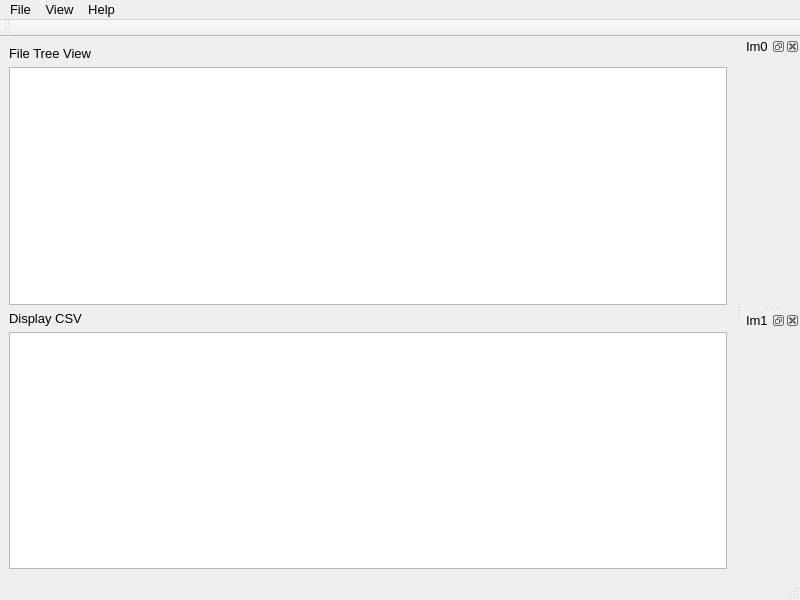
<?xml version="1.0" encoding="UTF-8"?>
<ui version="4.0">
 <class>MainWindow</class>
 <widget class="QMainWindow" name="MainWindow">
  <property name="geometry">
   <rect>
    <x>0</x>
    <y>0</y>
    <width>800</width>
    <height>600</height>
   </rect>
  </property>
  <property name="font">
   <font>
    <pointsize>10</pointsize>
   </font>
  </property>
  <property name="windowTitle">
   <string>SISView</string>
  </property>
  <property name="windowIcon">
   <iconset resource="resources.qrc">
    <normaloff>:/icons/lens.png</normaloff>:/icons/lens.png</iconset>
  </property>
  <widget class="QWidget" name="centralwidget">
   <layout class="QVBoxLayout" name="verticalLayout">
    <item>
     <widget class="QLabel" name="fileTreeLabel">
      <property name="text">
       <string>File Tree View</string>
      </property>
     </widget>
    </item>
    <item>
     <widget class="QTreeView" name="treeView">
      <property name="sizePolicy">
       <sizepolicy hsizetype="Expanding" vsizetype="Expanding">
        <horstretch>0</horstretch>
        <verstretch>0</verstretch>
       </sizepolicy>
      </property>
      <attribute name="headerCascadingSectionResizes">
       <bool>true</bool>
      </attribute>
      <attribute name="headerStretchLastSection">
       <bool>true</bool>
      </attribute>
     </widget>
    </item>
    <item>
     <widget class="QLabel" name="csvLabel">
      <property name="text">
       <string>Display CSV</string>
      </property>
     </widget>
    </item>
    <item>
     <widget class="CsvQTableWidget" name="tableWidget"/>
    </item>
   </layout>
  </widget>
  <widget class="QMenuBar" name="menubar">
   <property name="geometry">
    <rect>
     <x>0</x>
     <y>0</y>
     <width>800</width>
     <height>25</height>
    </rect>
   </property>
   <widget class="QMenu" name="menuFile">
    <property name="title">
     <string>File</string>
    </property>
    <addaction name="actionOpen_Folder"/>
    <addaction name="actionQuit"/>
   </widget>
   <widget class="QMenu" name="menuView">
    <property name="title">
     <string>View</string>
    </property>
    <widget class="QMenu" name="menuPlot_positioning">
     <property name="title">
      <string>Plot positioning</string>
     </property>
     <addaction name="actionRight"/>
     <addaction name="actionTop"/>
    </widget>
    <addaction name="menuPlot_positioning"/>
    <addaction name="separator"/>
   </widget>
   <widget class="QMenu" name="menuHelp">
    <property name="title">
     <string>Help</string>
    </property>
    <addaction name="actionInfo"/>
   </widget>
   <addaction name="menuFile"/>
   <addaction name="menuView"/>
   <addaction name="menuHelp"/>
  </widget>
  <widget class="QToolBar" name="toolBar">
   <property name="windowTitle">
    <string>toolBar</string>
   </property>
   <attribute name="toolBarArea">
    <enum>TopToolBarArea</enum>
   </attribute>
   <attribute name="toolBarBreak">
    <bool>false</bool>
   </attribute>
  </widget>
  <widget class="QStatusBar" name="statusbar"/>
  <widget class="QDockWidget" name="dockWidget0">
   <property name="sizePolicy">
    <sizepolicy hsizetype="MinimumExpanding" vsizetype="Preferred">
     <horstretch>0</horstretch>
     <verstretch>0</verstretch>
    </sizepolicy>
   </property>
   <property name="windowTitle">
    <string>Im0</string>
   </property>
   <attribute name="dockWidgetArea">
    <number>2</number>
   </attribute>
   <widget class="PlotQWidget" name="plotWidget0"/>
  </widget>
  <widget class="QDockWidget" name="dockWidget1">
   <property name="sizePolicy">
    <sizepolicy hsizetype="MinimumExpanding" vsizetype="Preferred">
     <horstretch>0</horstretch>
     <verstretch>0</verstretch>
    </sizepolicy>
   </property>
   <property name="windowTitle">
    <string>Im1</string>
   </property>
   <attribute name="dockWidgetArea">
    <number>2</number>
   </attribute>
   <widget class="PlotQWidget" name="plotWidget1"/>
  </widget>
  <action name="actionOpen_Folder">
   <property name="text">
    <string>Open Folder</string>
   </property>
   <property name="shortcut">
    <string>Ctrl+O</string>
   </property>
  </action>
  <action name="actionInfo">
   <property name="text">
    <string>Info</string>
   </property>
   <property name="shortcut">
    <string>F11</string>
   </property>
  </action>
  <action name="actionQuit">
   <property name="text">
    <string>Quit</string>
   </property>
   <property name="shortcut">
    <string>Ctrl+Q</string>
   </property>
  </action>
  <action name="actionRight">
   <property name="text">
    <string>Right</string>
   </property>
  </action>
  <action name="actionTop">
   <property name="text">
    <string>Top</string>
   </property>
  </action>
 </widget>
 <customwidgets>
  <customwidget>
   <class>CsvQTableWidget</class>
   <extends>QTableWidget</extends>
   <header>libraries/csvqtablewidget.h</header>
  </customwidget>
  <customwidget>
   <class>PlotQWidget</class>
   <extends>QWidget</extends>
   <header>libraries/plotqwidget.h</header>
   <container>1</container>
  </customwidget>
 </customwidgets>
 <resources>
  <include location="resources.qrc"/>
 </resources>
 <connections/>
</ui>
